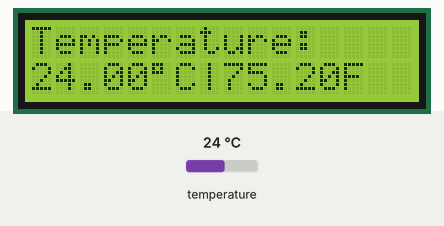
Recording of a sketch running on a simulated Arduino Uno, built with avr-gcc and run on an emulated ATmega328P. Parts: 16×2 character LCD. The test bench sets the inputs (shaded band); at power-on: temperature 24 °C. What the sketch prints to the serial monitor is not drawn.

Above: at 1.2 s.
1.3 s: temperature set to 12 °C
At 2.2 s:
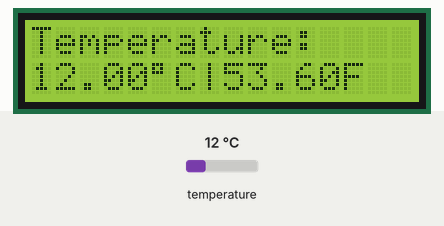
3.1 s: temperature set to 19 °C
At 4.0 s:
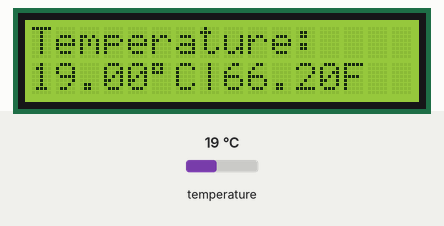
4.7 s: temperature set to 28 °C
At 5.8 s:
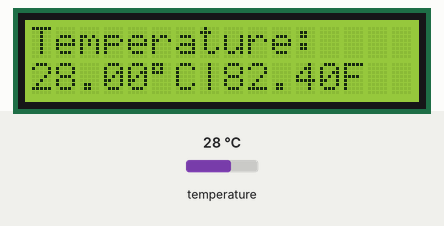
Timing chart, 0 to 7.7 s (numbered marks = the images above; inputs shaded):
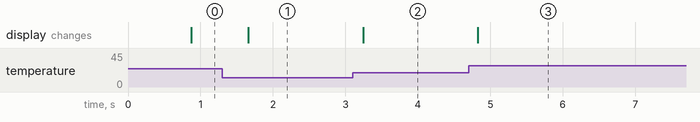

The sketch:

DS18B20_Temperature_with_Lcd.ino
```cpp
// Include the libraries we need
#include <OneWire.h>
#include <DallasTemperature.h>
#include <Wire.h>
#include <LiquidCrystal_I2C.h>
LiquidCrystal_I2C lcd(0x27, 16, 2); //The LCD address and size. You can change according you yours
// Data wire is plugged into port 2 on the Arduino
#define ONE_WIRE_BUS 2 //pin for sensor
// Setup a oneWire instance to communicate with any OneWire devices (not just Maxim/Dallas temperature ICs)
OneWire oneWire(ONE_WIRE_BUS);
// Pass our oneWire reference to Dallas Temperature.
DallasTemperature sensors(&oneWire);
/*
   The setup function. We only start the sensors here
*/
void setup(void)
{
  // start serial port
  Serial.begin(9600);
  Serial.println("Dallas Temperature IC Control Library Demo");
  // Start up the library
  sensors.begin();
  lcd.init();//initialize the lcd
  lcd.backlight();//Open the back lignt
}
/*
   Main function, get and show the temperature
*/
void loop(void)
{
  // call sensors.requestTemperatures() to issue a global temperature
  // request to all devices on the bus
  Serial.print("Requesting temperatures...");
  sensors.requestTemperatures(); // Send the command to get temperatures
  Serial.println("DONE");
  // After we got the temperatures, we can print them here.
  // We use the function ByIndex, and as an example get the temperature from the first sensor only.
  float tempC = sensors.getTempCByIndex(0);
  // Check if reading was successful
  if (tempC != DEVICE_DISCONNECTED_C)
  {
    Serial.print("DS18B20 Temperature");
    Serial.println(tempC);
    lcd.setCursor(0, 0);
    lcd.print("Temperature:");
    lcd.setCursor(0, 1);
    lcd.print(tempC);
    lcd.print((char)223);
    lcd.print("C");
    lcd.print("|");
    lcd.print(DallasTemperature::toFahrenheit(tempC));
    lcd.print("F");
  }
  else
  {
    Serial.println("Error: Could not read temperature data");
    lcd.setCursor(0, 0);
    lcd.println("      Sorry!!     ");
    lcd.setCursor(0, 1);
    lcd.println("    Data Error     ");
  }
}
```

Measured:
- after the input at 1.3 s, the display: changes after 0.36 s (image 1)
- after the input at 3.1 s, the display: changes after 0.14 s (image 2)
- after the input at 4.7 s, the display: changes after 0.13 s (image 3)
